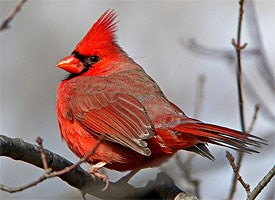
%> input picture hw4p/cardinal1.jpg, 275 x 200 px
$ octave compare_representations.m   (GNU Octave 9; MATLAB toolbox functions it lacks are replaced by stand-ins)
%> lines starting %> are read from the running program, lines starting %| are printed output that depends on the picture

%[1 pts] Read in the cardinal, leopard, and panda images from HW2P, and resize them to 100x100.
%[2 pts] Use the code you wrote above to compute three image representations (bow_repr, texture_repr_concat, and texture_repr_mean) for each image.
%[6 pts] Compute and print the ratio average_within_class_distance / average_between_class_distance for each representation. To do so, use one vector to store within-category distances (distances between images that are of the same animal category), and another to store between-category distances (distance between images showing different animal categories). Compute the mean of each of the two vectors, then compute the ratio of the means.
%[3 pts] In addition to your code, answer the following questions in a file answers.txt. For which of the three representations is the within-between ratio smallest? Is this what you expected? Why or why not? Which of the three types of descriptors that you used is the best one? How can you tell?


c1 = imread('cardinal1.jpg');
%> c1 is the input picture: size 200x275x3 uint8; mean R, G, B 154.3, 130.1, 127.9
c1 = imresize(c1, [100 100]);
%> c1: size 100x100x3 uint8

c2 = imread('cardinal2.jpg');
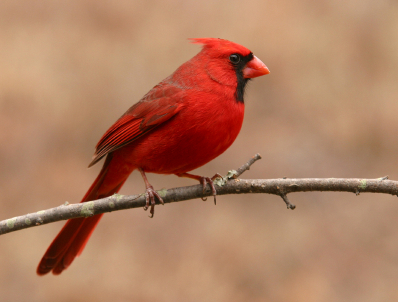
%> input picture hw4p/cardinal2.jpg, 398 x 302 px
%> c2 is the input picture: size 302x398x3 uint8; mean R, G, B 175.5, 125.9, 97.6
c2 = imresize(c2, [100 100]);
%> c2: size 100x100x3 uint8

l1 = imread('leopard1.jpg');
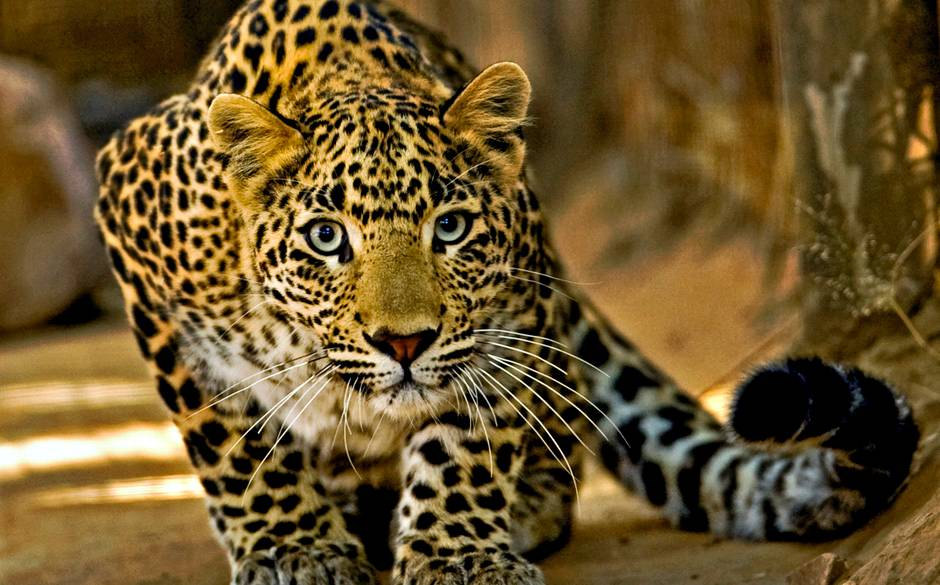
%> input picture hw4p/leopard1.jpg, 940 x 585 px
%> l1 is the input picture: size 585x940x3 uint8; mean R, G, B 108.3, 85.6, 44.2
l1 = imresize(l1, [100 100]);
%> l1: size 100x100x3 uint8

l2 = imread('leopard2.jpg');
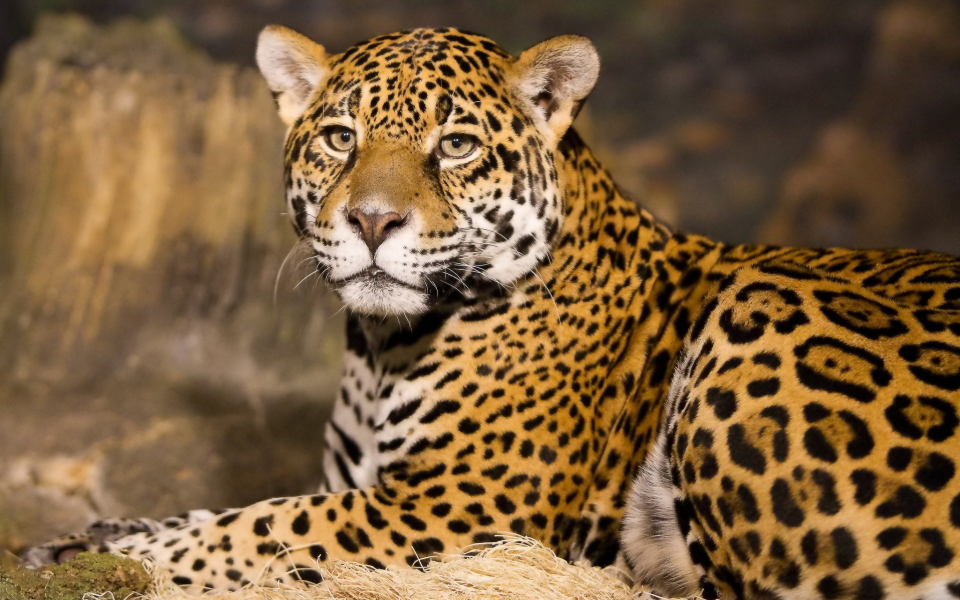
%> input picture hw4p/leopard2.jpg, 1920 x 1200 px (shown at 1/2 size)
%> l2 is the input picture: size 1200x1920x3 uint8; mean R, G, B 123.1, 93.9, 60.1
l2 = imresize(l2, [100 100]);
%> l2: size 100x100x3 uint8


p1 = imread('panda1.jpg');
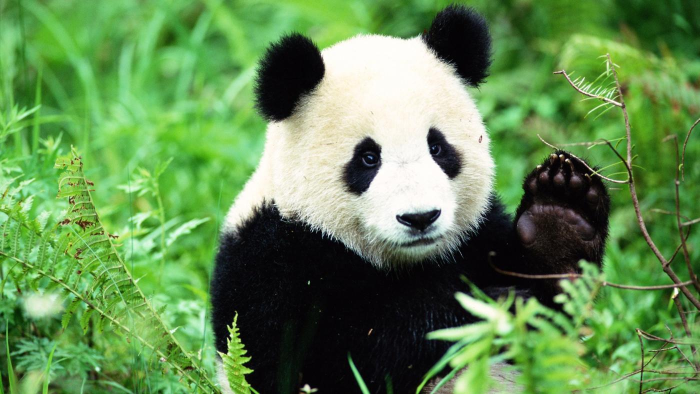
%> input picture hw4p/panda1.jpg, 1400 x 788 px (shown at 1/2 size)
%> p1 is the input picture: size 788x1400x3 uint8; mean R, G, B 98.2, 139.5, 81.5
p1 = imresize(p1, [100 100]);
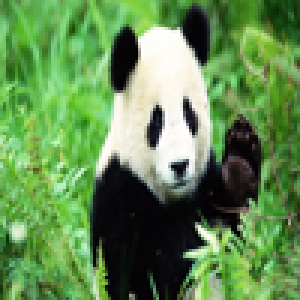
%> p1: size 100x100x3 uint8 (shown 3 times larger); mean R, G, B 98.2, 139.5, 81.5

p2 = imread('panda2.jpg');
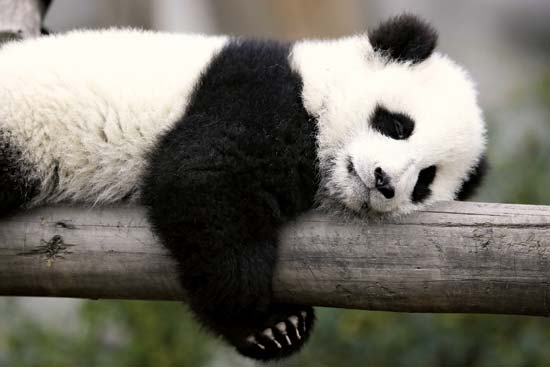
%> input picture hw4p/panda2.jpg, 550 x 367 px
%> p2 is the input picture: size 367x550x3 uint8; mean R, G, B 114.2, 111.3, 102.3
p2 = imresize(p2, [100 100]);
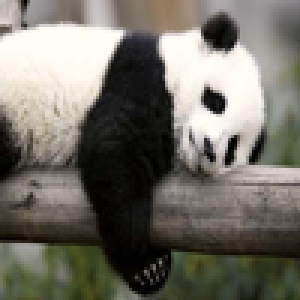
%> p2: size 100x100x3 uint8 (shown 3 times larger); mean R, G, B 114.2, 111.3, 102.3

%> (the run ends here)
